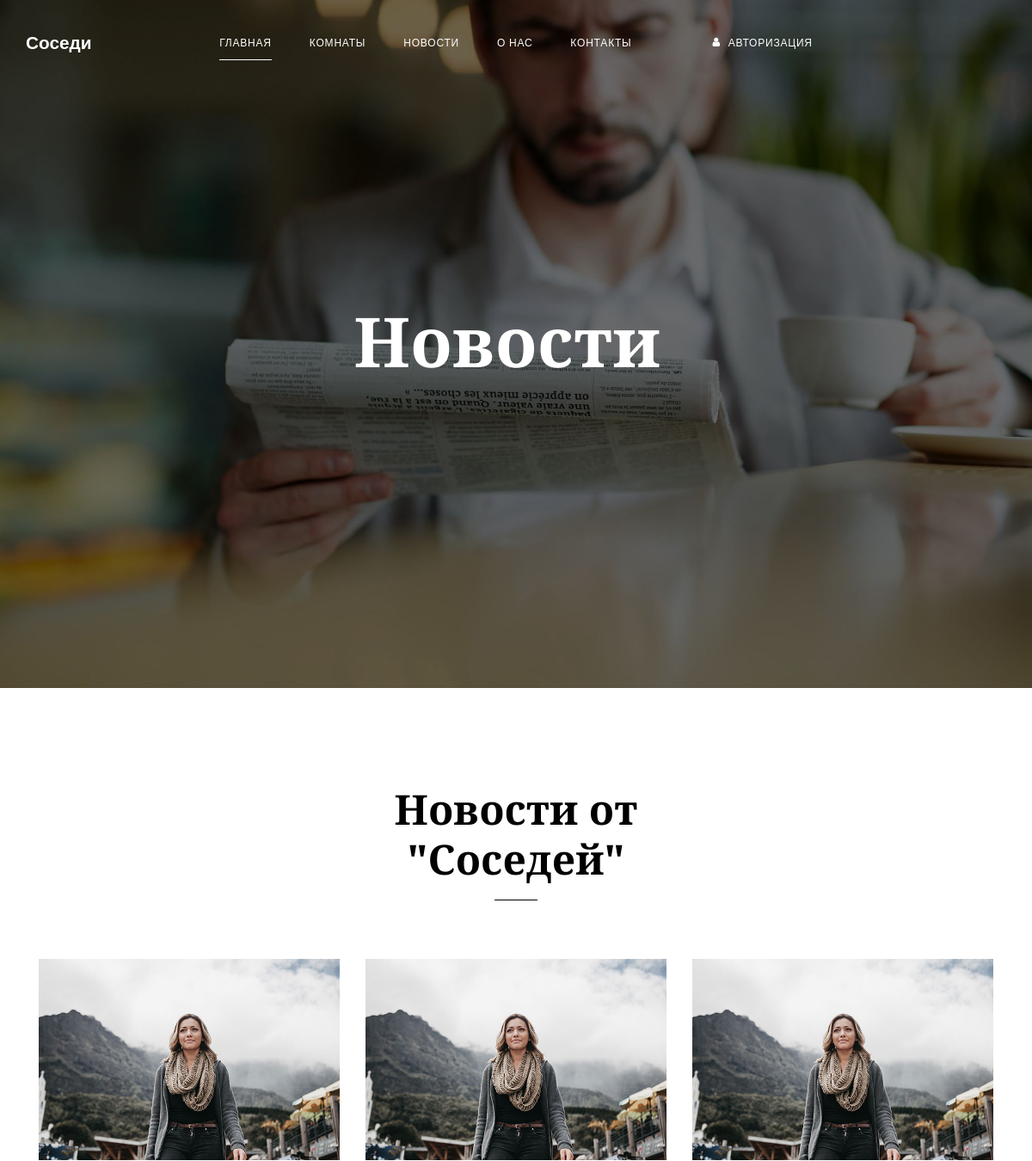
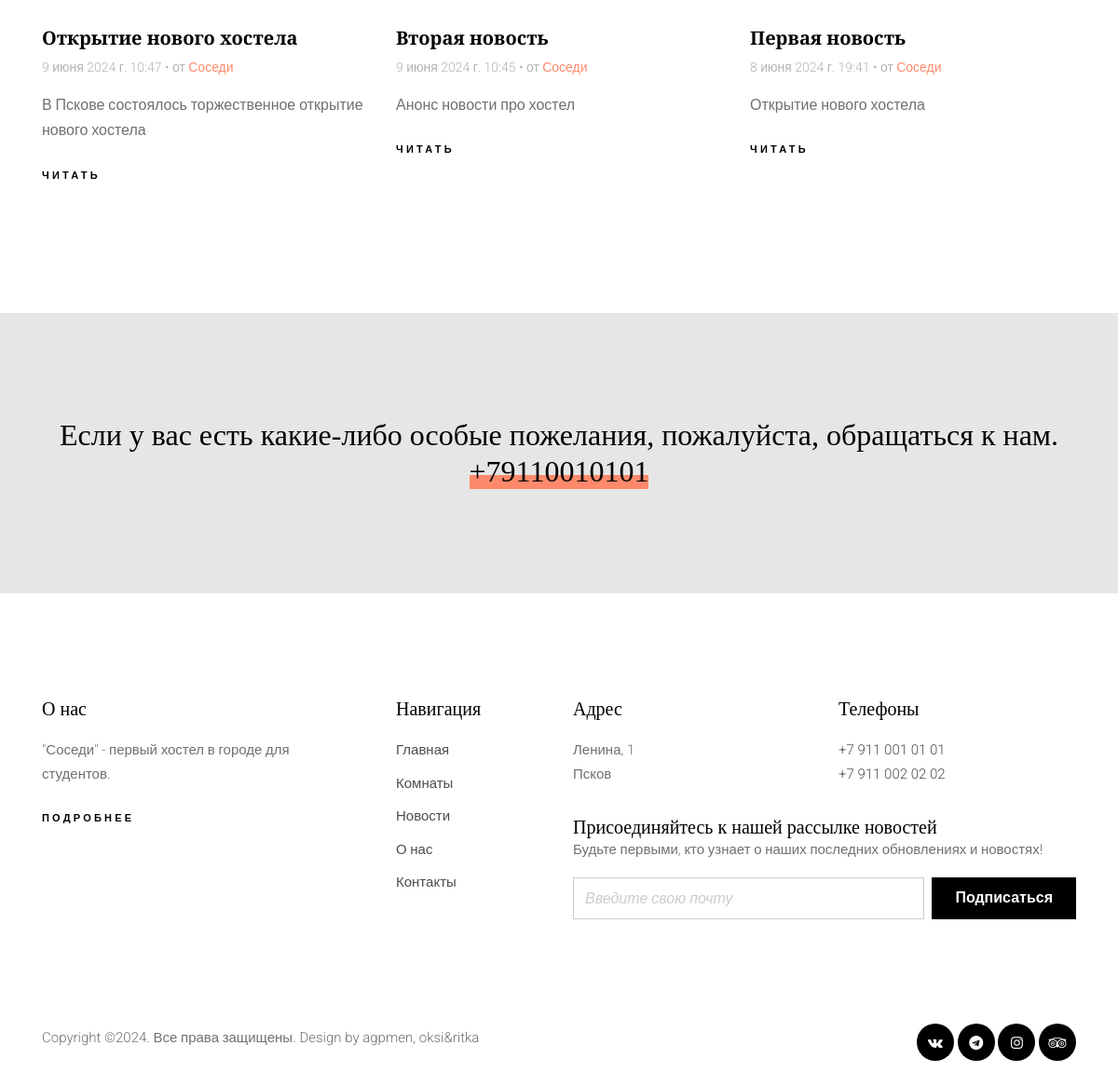
Page /news on the committed database (2 pictures, top to bottom).
### main/models.py (models this page shows, shortened)
class Articles(models.Model):
    title = models.CharField('Название', max_length=100)
    preview = models.CharField('Анонс', max_length=250)
    content = models.TextField('Текст статьи')
    pub_date = models.DateTimeField('Дата публикации')
    class Meta:
        verbose_name = 'Новость'
        verbose_name_plural = 'Новости'

### main/views.py (the view)
# urls.py: path('news', views.news,name='news'),
def news(request):
    news = Articles.objects.order_by('-pub_date')
    return render(request, 'main/news.html', {'news': news})

### main/templates/main/news.html (shortened to what this page needs)
{% load static %}
<!doctype html>
<html lang="ru">
<head>
    <link rel="stylesheet" href="{% static 'main/css/vendor/icomoon/style.css' %}">
    <link rel="stylesheet" href="{% static 'main/css/vendor/owl.carousel.min.css' %}">
    <link rel="stylesheet" href="{% static 'main/css/vendor/aos.css' %}">
    <link rel="stylesheet" href="{% static 'main/css/vendor/animate.min.css' %}">
    <link rel="stylesheet" href="{% static 'main/css/vendor/bootstrap.css' %}">
    <link rel="stylesheet" href="{% static 'main/css/style.css' %}">
  </head>
  <body>
    <div class="agpmen--site-wrap">
      {% include 'main/nav.html' %}
      <main class="site-agpmen--main">
        <div class="agpmen--site-hero inner-page" style="background-image: url('{% static 'main/img/news.jpeg' %}')">
          <div class="container">
            <div class="row align-items-center justify-content-center">
              <div class="col-md-7 text-center">
                <div class="site-hero-contents text-center" data-aos="fade-up">
                  <h1 class="hero-heading text-white">Новости</h1>
                </div>
              </div>
            </div>
          </div>
        </div>
        <div class="agpmen--site-section">
          <div class="container">
            <div class="row justify-content-center text-center pt-0 pb-5">
              <div class="col-lg-6 section-heading" data-aos="fade-up">
                <h3 class="text-center">Новости от "Соседей"</h3>
              </div>
            </div>
            <div class="row">
              {% for el in news %}
                <div class="col-md-4">
                <div class="post-entry" data-aos="fade-up" data-aos-delay="100">
                  <a href="#" class="thumb"><img src="{% static 'main/img/img_1.jpg' %}" alt="Image" class="img-fluid"></a>
                  <div class="post-entry-contents">
                    <h3><a href="#">{{ el.title }}</a></h3>
                    <div class="date">{{ el.pub_date }} &bullet; от <a href="#">Соседи</a></div>
                    <p>{{ el.preview }}</p>
                    <p><a href="{% url 'news-detail' el.id  %}" class="readmore">Читать</a></p>
                  </div>
                </div>
              </div>
              {% endfor %}
            </div>
            </div>
          </div>
        </div>
        <div class="agpmen--site-section py-5 bg-body-darker cta">
          <div class="container">
            <div class="row">
              <div class="col-12 text-center">
                <h3 class="m-0 p-0">Если у вас есть какие-либо особые пожелания, пожалуйста, обращаться к нам. <a href="tel://+79110010101">+79110010101</a></h3>
              </div>
            </div>
          </div>
        </div>
     {% include 'main/footer.html' %}
  </body>
</html>

### main/static/main/css/style.css (style rules this page uses)
body { font-family: "Roboto", sans-serif; background-color: #fff; font-weight: 300; color: rgba(0, 0, 0, 0.5); color: #707070; line-height: 1.7; overflow-x: hidden; position: relative; }
body:before { content: ""; position: absolute; left: 0; right: 0; bottom: 0; top: 0; background: rgba(0, 0, 0, 0.5); visibility: hidden; opacity: 0; -webkit-transition: .3s all ease; -o-transition: .3s all ease; transition: .3s all ease; z-index: 8; }
h1, h2, h3, h4, h5, h6, .h1, .h2, .h3, .h4, .h5, .h6 { font-family: "Cormorant Garamond", serif; color: #000; }
a { -webkit-transition: .3s all ease; -o-transition: .3s all ease; transition: .3s all ease; }
a, a:hover { text-decoration: none !important; }
.agpmen--site-section { padding: 7rem 0; position: relative; clear: both; width: 100%; }
.agpmen--site-hero { background-size: cover; background-position: center center; background-repeat: no-repeat; }
.agpmen--site-hero, .agpmen--site-hero > .container > .row { height: 100vh; min-height: 500px; }
.agpmen--site-hero .site-hero-contents { display: block; }
.agpmen--site-hero .site-hero-contents .hero-heading { font-size: 10rem; color: #fff; line-height: 0; font-family: "Cormorant Garamond", serif; font-weight: 900; }
.agpmen--site-hero.inner-page .site-hero-contents { display: block; }
.agpmen--site-hero.inner-page .site-hero-contents .hero-heading { font-size: 5rem; color: #000; line-height: 0; font-family: "Cormorant Garamond", serif; font-weight: 900; }
.section-heading h3 { font-size: 3rem; font-weight: 700; color: #000; position: relative; padding-bottom: 20px; margin-bottom: 20px; font-weight: 700; font-family: "Cormorant Garamond", serif; }
.section-heading h3:after { position: absolute; content: ''; width: 50px; height: 1px; background: #000; left: 50%; -webkit-transform: translateX(-50%); -ms-transform: translateX(-50%); transform: translateX(-50%); bottom: 0; }
.readmore { color: #000; text-transform: uppercase; font-size: 11px; letter-spacing: .2rem; padding: 10px 0; font-weight: 700; display: inline-block; position: relative; }
.readmore:before { content: ""; position: absolute; left: 0; right: 0; height: 1px; background: #000; bottom: 0; width: 0%; -webkit-transition: .3s width ease-in-out; -o-transition: .3s width ease-in-out; transition: .3s width ease-in-out; }
.agpmen--site-wrap { width: calc(100%); -webkit-transition: 1s -webkit-transform cubic-bezier(0.23, 1, 0.32, 1); transition: 1s -webkit-transform cubic-bezier(0.23, 1, 0.32, 1); -o-transition: 1s transform cubic-bezier(0.23, 1, 0.32, 1); transition: 1s transform cubic-bezier(0.23, 1, 0.32, 1); transition: 1s transform cubic-bezier(0.23, 1, 0.32, 1), 1s -webkit-transform cubic-bezier(0.23, 1, 0.32, 1); }
.post-entry .thumb { display: block; margin-bottom: 30px; }
.post-entry .date { display: block; margin-bottom: 15px; font-size: 14px; color: rgba(0, 0, 0, 0.3); }
.post-entry h3 { font-size: 20px; font-weight: 700; color: #000; }
.post-entry h3 a { color: #000; }
.bg-body-darker { background: #e6e6e6; }
.cta { padding: 7rem 0 !important; }
.cta h3 { font-size: 2rem; color: #000; font-family: "Cormorant Garamond", serif; }
.cta h3 a { color: #000; position: relative; z-index: 1; display: inline-block; }
.cta h3 a:before { content: ""; background: #ff896b; position: absolute; bottom: 0; left: 0; right: 0; height: 40%; z-index: -1; }

### rows in the picture
Articles: title "Открытие нового хостела", pub_date "9 июня 2024 г. 10:47", preview "В Пскове состоялось торжественное открытие нового хостела"
Articles: title "Вторая новость", pub_date "9 июня 2024 г. 10:45", preview "Анонс новости про хостел"
Articles: title "Первая новость", pub_date "8 июня 2024 г. 19:41", preview "Открытие нового хостела"
